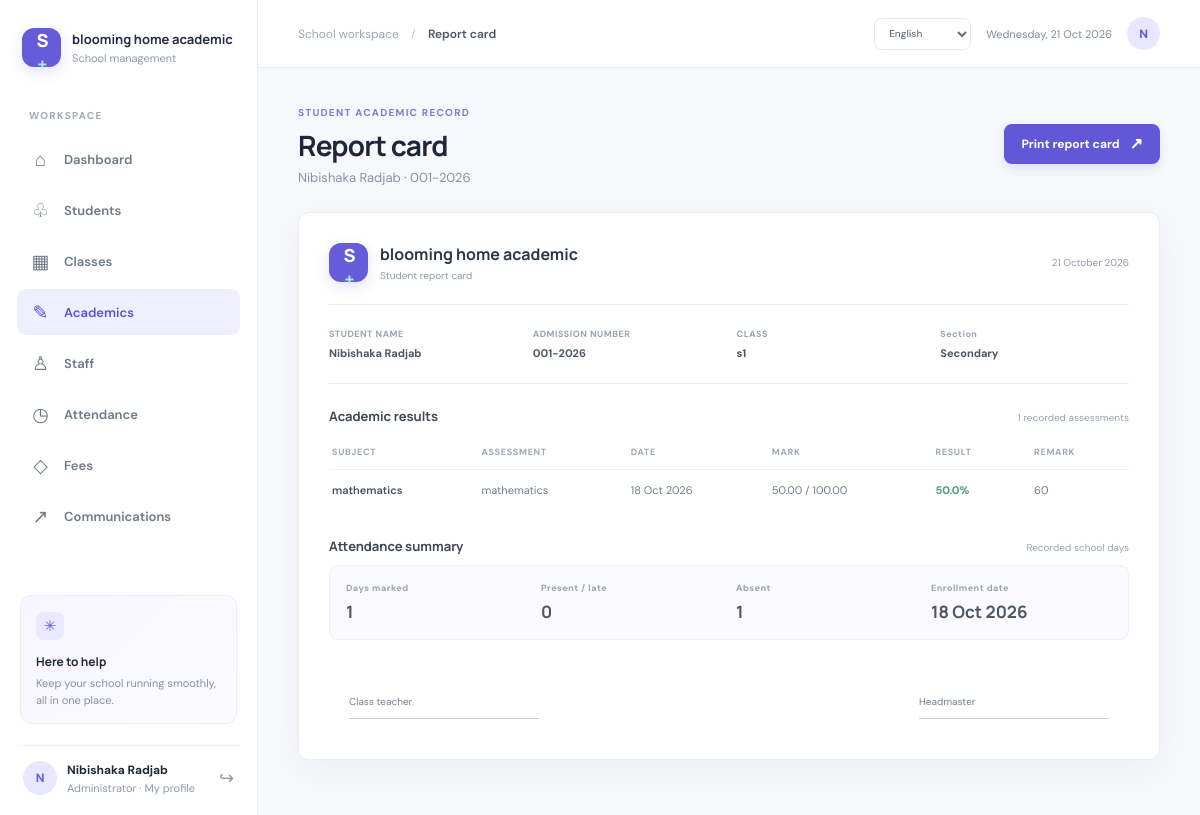
/report_card.php?student_id=1 (signed in), run on the app's committed database.
### tables this page shows
CREATE TABLE IF NOT EXISTS users (
    id BIGINT UNSIGNED AUTO_INCREMENT PRIMARY KEY,
    school_id BIGINT UNSIGNED NOT NULL,
    role_id TINYINT UNSIGNED NOT NULL,
    name VARCHAR(150) NOT NULL,
    email VARCHAR(190) NOT NULL UNIQUE,
    phone VARCHAR(40) NULL,
    password_hash VARCHAR(255) NOT NULL,
    profile_picture VARCHAR(255) NULL,
    is_active BOOLEAN NOT NULL DEFAULT TRUE,
    created_at TIMESTAMP NOT NULL DEFAULT CURRENT_TIMESTAMP,
    CONSTRAINT fk_users_school FOREIGN KEY (school_id) REFERENCES schools(id) ON DELETE CASCADE,
    CONSTRAINT fk_users_role FOREIGN KEY (role_id) REFERENCES roles(id)
);

CREATE TABLE IF NOT EXISTS roles (
    id TINYINT UNSIGNED AUTO_INCREMENT PRIMARY KEY,
    name VARCHAR(30) NOT NULL UNIQUE
);

CREATE TABLE IF NOT EXISTS students (
    id BIGINT UNSIGNED AUTO_INCREMENT PRIMARY KEY,
    school_id BIGINT UNSIGNED NOT NULL,
    user_id BIGINT UNSIGNED NULL,
    class_id BIGINT UNSIGNED NULL,
    admission_number VARCHAR(50) NOT NULL,
    index_code VARCHAR(24) NOT NULL,
    first_name VARCHAR(80) NOT NULL,
    last_name VARCHAR(80) NOT NULL,
    date_of_birth DATE NULL,
    gender ENUM('female', 'male', 'other') NULL,
    enrollment_date DATE NOT NULL,
    status ENUM('active', 'inactive', 'graduated') NOT NULL DEFAULT 'active',
    created_at TIMESTAMP NOT NULL DEFAULT CURRENT_TIMESTAMP,
    UNIQUE KEY uq_students_admission (school_id, admission_number),
    UNIQUE KEY uq_students_index_code (school_id, index_code),
    UNIQUE KEY uq_students_user (user_id),
    KEY idx_students_name (school_id, last_name, first_name),
    CONSTRAINT fk_students_school FOREIGN KEY (school_id) REFERENCES schools(id) ON DELETE CASCADE,
    CONSTRAINT fk_students_class FOREIGN KEY (class_id) REFERENCES classes(id) ON DELETE SET NULL,
    CONSTRAINT fk_students_user FOREIGN KEY (user_id) REFERENCES users(id) ON DELETE SET NULL
);

CREATE TABLE IF NOT EXISTS classes (
    id BIGINT UNSIGNED AUTO_INCREMENT PRIMARY KEY,
    school_id BIGINT UNSIGNED NOT NULL,
    section_id BIGINT UNSIGNED NULL,
    name VARCHAR(80) NOT NULL,
    academic_year VARCHAR(20) NULL,
    UNIQUE KEY uq_classes_school_name (school_id, name),
    CONSTRAINT fk_classes_school FOREIGN KEY (school_id) REFERENCES schools(id) ON DELETE CASCADE,
    CONSTRAINT fk_classes_section FOREIGN KEY (section_id) REFERENCES sections(id) ON DELETE SET NULL
);

CREATE TABLE IF NOT EXISTS sections (
    id BIGINT UNSIGNED AUTO_INCREMENT PRIMARY KEY,
    school_id BIGINT UNSIGNED NOT NULL,
    name VARCHAR(80) NOT NULL,
    UNIQUE KEY uq_sections_school_name (school_id, name),
    CONSTRAINT fk_sections_school FOREIGN KEY (school_id) REFERENCES schools(id) ON DELETE CASCADE
);

CREATE TABLE IF NOT EXISTS student_results (
    id BIGINT UNSIGNED AUTO_INCREMENT PRIMARY KEY,
    exam_id BIGINT UNSIGNED NOT NULL,
    student_id BIGINT UNSIGNED NOT NULL,
    score DECIMAL(8,2) NOT NULL,
    remarks VARCHAR(255) NULL,
    created_at TIMESTAMP NOT NULL DEFAULT CURRENT_TIMESTAMP,
    UNIQUE KEY uq_result_exam_student (exam_id, student_id),
    CONSTRAINT fk_results_exam FOREIGN KEY (exam_id) REFERENCES exams(id) ON DELETE CASCADE,
    CONSTRAINT fk_results_student FOREIGN KEY (student_id) REFERENCES students(id) ON DELETE CASCADE
);

CREATE TABLE IF NOT EXISTS subjects (
    id BIGINT UNSIGNED AUTO_INCREMENT PRIMARY KEY,
    school_id BIGINT UNSIGNED NOT NULL,
    name VARCHAR(100) NOT NULL,
    code VARCHAR(30) NULL,
    UNIQUE KEY uq_subjects_school_name (school_id, name),
    CONSTRAINT fk_subjects_school FOREIGN KEY (school_id) REFERENCES schools(id) ON DELETE CASCADE
);

CREATE TABLE IF NOT EXISTS exams (
    id BIGINT UNSIGNED AUTO_INCREMENT PRIMARY KEY,
    school_id BIGINT UNSIGNED NOT NULL,
    class_id BIGINT UNSIGNED NOT NULL,
    subject_id BIGINT UNSIGNED NOT NULL,
    name VARCHAR(120) NOT NULL,
    exam_date DATE NOT NULL,
    max_score DECIMAL(8,2) NOT NULL DEFAULT 100,
    created_at TIMESTAMP NOT NULL DEFAULT CURRENT_TIMESTAMP,
    KEY idx_exams_school_date (school_id, exam_date),
    CONSTRAINT fk_exams_school FOREIGN KEY (school_id) REFERENCES schools(id) ON DELETE CASCADE,
    CONSTRAINT fk_exams_class FOREIGN KEY (class_id) REFERENCES classes(id) ON DELETE CASCADE,
    CONSTRAINT fk_exams_subject FOREIGN KEY (subject_id) REFERENCES subjects(id) ON DELETE CASCADE
);

### report_card.php (the view, shortened to what the rows shown need)
<?php
require_once __DIR__ . '/app/bootstrap.php';
require_once __DIR__ . '/app/layout.php';
require_page_access('academics');
$studentId = filter_input(INPUT_GET, 'student_id', FILTER_VALIDATE_INT);
$studentQuery = database()->prepare(
    'SELECT s.id, s.first_name, s.last_name, s.admission_number, s.enrollment_date,
            c.name AS class_name, sec.name AS section_name
     FROM students s LEFT JOIN classes c ON c.id = s.class_id
     LEFT JOIN sections sec ON sec.id = c.section_id
     WHERE s.id = ? AND s.school_id = ?'
);
$studentQuery->execute([$studentId ?: 0, current_user()['school_id']]);
$student = $studentQuery->fetch();
$resultQuery = database()->prepare(
    'SELECT e.name AS exam_name, e.exam_date, e.max_score, sub.name AS subject_name, r.score, r.remarks
     FROM student_results r JOIN exams e ON e.id = r.exam_id
     JOIN subjects sub ON sub.id = e.subject_id
     WHERE r.student_id = ? AND e.school_id = ?
     ORDER BY e.exam_date DESC, sub.name, e.name'
);
$resultQuery->execute([$student['id'], current_user()['school_id']]);
$results = $resultQuery->fetchAll();
?>
<?php render_header('Report card', 'academics'); ?>
<section class="page-heading no-print">
    <div><span class="eyebrow"><?= e(t('STUDENT ACADEMIC RECORD')) ?></span><h1><?= e(t('Report card')) ?></h1><p><?= e($student['first_name'] . ' ' . $student['last_name']) ?> · <?= e($student['admission_number']) ?></p></div>
</section>
<section class="panel report-card">
    <div class="report-student-grid">
        <div><small><?= e(t('STUDENT NAME')) ?></small><strong><?= e($student['first_name'] . ' ' . $student['last_name']) ?></strong></div>
        <div><small><?= e(t('ADMISSION NUMBER')) ?></small><strong><?= e($student['admission_number']) ?></strong></div>
        <div><small><?= e(t('CLASS')) ?></small><strong><?= e($student['class_name'] ?? t('Unassigned')) ?></strong></div>
        <div><small><?= e(t('Section')) ?></small><strong><?= e($student['section_name'] ?? '—') ?></strong></div>
    </div>
    <div class="report-section-heading"><h2><?= e(t('Academic results')) ?></h2><p><?= count($results) ?> <?= e(t('recorded assessments')) ?></p></div>
    <?php if ($results === []): ?><div class="empty-state compact"><p><?= e(t('No exam results have been recorded for this student yet.')) ?></p></div><?php else: ?>
        <div class="table-wrap"><table><thead><tr><th><?= e(t('SUBJECT')) ?></th><th><?= e(t('ASSESSMENT')) ?></th><th><?= e(t('DATE')) ?></th><th><?= e(t('MARK')) ?></th><th><?= e(t('RESULT')) ?></th><th><?= e(t('REMARK')) ?></th></tr></thead><tbody>
            <?php foreach ($results as $result): $percentage = (float) $result['max_score'] > 0 ? round(((float) $result['score'] / (float) $result['max_score']) * 100, 1) : 0; ?>
                <tr><td><strong><?= e($result['subject_name']) ?></strong></td><td><?= e($result['exam_name']) ?></td><td><?= e(localized_date($result['exam_date'])) ?></td><td><?= e((string) $result['score']) ?> / <?= e((string) $result['max_score']) ?></td><td><span class="result-score"><?= number_format($percentage, 1) ?>%</span></td><td><?= e($result['remarks'] ?? '—') ?></td></tr>
            <?php endforeach; ?>
        </tbody></table></div>
    <?php endif; ?>
    <div class="report-section-heading attendance-report-heading"><h2><?= e(t('Attendance summary')) ?></h2><p><?= e(t('Recorded school days')) ?></p></div>
    <div class="report-attendance">
        <div><small><?= e(t('Enrollment date')) ?></small><strong><?= e(localized_date($student['enrollment_date'])) ?></strong></div>
    </div>
</section>
<?php render_footer(); ?>

### app/layout.php (shortened to what the rows shown need)
<?php
function render_language_selector(string $class = 'language-picker'): void
{
    $script = basename((string) ($_SERVER['SCRIPT_NAME'] ?? 'index.php'));
    $query = $_GET;
    ?>
    <form class="<?= e($class) ?>" method="get" action="<?= e($script) ?>">
        <select id="language-select" name="lang" aria-label="<?= e(t('Language')) ?>" onchange="this.form.submit()">
        </select>
    </form>
    <?php
}
function render_header(string $title, string $activePage): void
{
    $user = current_user();
    ?>
    <!doctype html>
    <html lang="<?= e(current_language()) ?>">
    <head>
        <link rel="stylesheet" href="assets/css/app.css">
    </head>
    <body>
    <div class="app-shell">
        <aside class="sidebar">
            <div class="sidebar-bottom">
                <div class="profile-row">
                    <a class="avatar-link" href="index.php?page=profile" aria-label="<?= e(t('My profile')) ?>">
                        <?php if ($user['profile_picture'] !== ''): ?><img class="avatar" src="<?= e($user['profile_picture']) ?>" alt=""><?php else: ?><span class="avatar"><?= e(strtoupper(substr($user['name'], 0, 1))) ?></span><?php endif; ?>
                    </a>
                    <a class="profile-copy" href="index.php?page=profile"><strong><?= e($user['name']) ?></strong><small><?= e(role_label($user['role'])) ?> · <?= e(t('My profile')) ?></small></a>
                </div>
            </div>
        </aside>
        <main class="main-area">
            <header class="topbar">
                <div class="topbar-right"><?= render_language_selector() ?><span class="today"><?= e(localized_date(time(), 'full')) ?></span><span class="top-avatar"><?= e(strtoupper(substr($user['name'], 0, 1))) ?></span></div>
            </header>
            <div class="page-content">
    <?php
}
function render_footer(): void
{
    ?>
            </div>
        </main>
    </div>
    </body>
    </html>
    <?php
}

### data on the page
users: name "N", name "Nibishaka Radjab", role.name "Administrator"
students: first_name+last_name "Nibishaka Radjab", admission_number "001-2026", class.name "s1", sections.name "Secondary", enrollment_date "18 Oct 2026"
student_results: subjects.name "mathematics", exam.name "mathematics", exam.exam_date "18 Oct 2026", score "50.00", exam.max_score "100.00", percentage "50.0", remarks "60"

### other printed values
$user['school_name'] "blooming home academic"
t('School management') "School management"
t('WORKSPACE') "WORKSPACE"
$icon "⌂"
t($label) "Dashboard"
$icon "♧"
t($label) "Students"
$icon "▦"
t($label) "Classes"
$icon "✎"
t($label) "Academics"
$icon "♙"
t($label) "Staff"
$icon "◷"
t($label) "Attendance"
